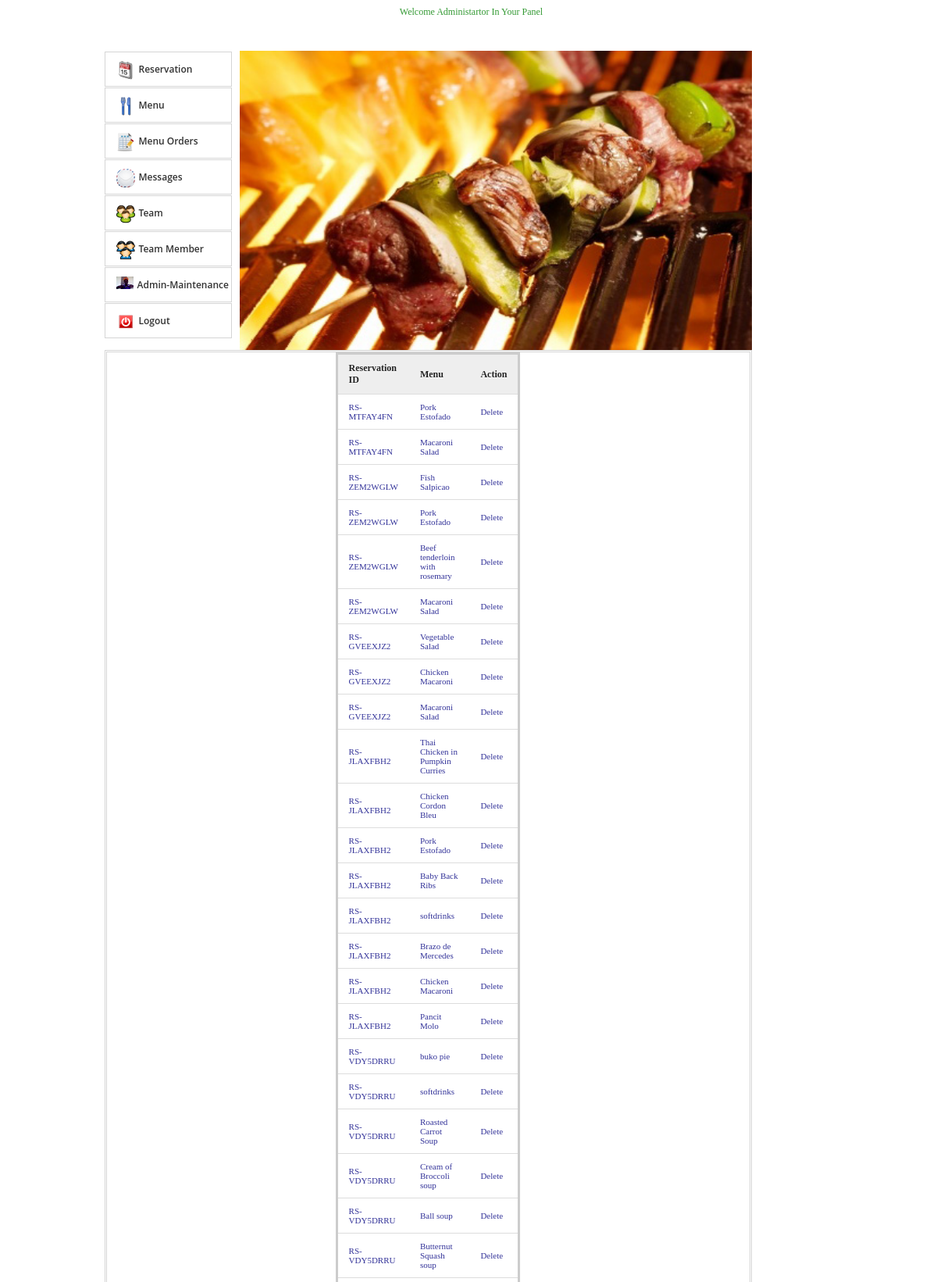
/admin/menuorders.php (signed in, upper part), run on the app's committed database.
### tables this page shows
CREATE TABLE IF NOT EXISTS `menu_res` (
  `id` int(11) NOT NULL,
  `res_id` varchar(100) NOT NULL,
  `menu` varchar(100) NOT NULL,
  `price` varchar(100) NOT NULL
);

CREATE TABLE IF NOT EXISTS `menu` (
  `id` int(11) NOT NULL,
  `mcat` varchar(100) NOT NULL,
  `scat` varchar(100) NOT NULL,
  `name` varchar(100) NOT NULL,
  `description` varchar(500) NOT NULL,
  `price` varchar(10) NOT NULL,
  `image` varchar(100) NOT NULL
);

### admin/menuorders.php (the view, shortened to what this page needs)
<html>
<head>
<link rel="stylesheet" href="admin.css">
<link href="src/facebox.css" media="screen" rel="stylesheet" type="text/css" />
</head>
<body>
	<div>
		<center><marquee behavior="alternate"><p style="font-family:'Bauhaus 93'">Welcome Administartor In Your Panel</p></marquee></center>
</div>
	<div class="container  clearfix">
		<div class="one-third1 column">
			<ul>
				<li><a href="index.php"><img alt="" src="img/home.png"><span>Reservation</span></a></li>
				<li><a href="menu.php"><img alt="" src="img/page.png"><span>Menu</span></a></li>
				<li><a href="menuorders.php"><img alt="" src="img/menuorder.png"><span>Menu Orders</span></a></li>
				<li><a href="suggestions.php"><img alt="" src="img/mesage.png"><span>Messages</span></a></li>
				<li><a href="team.php"><img alt="" src="img/team.png"><span>Team</span></a></li>
				<li><a href="teammember.php"><img alt="" src="img/user.png"><span>Team Member</span></a></li>
				<?php
				$jhjh=$_SESSION['POWER'];
				if($jhjh==1){
				?>
				<li><a href="adminaccount.php"><img alt="" src="img/userpic.png"><span>Admin-Maintenance</span></a></li>
				<?php
				}
				?>
				<li><a href="../index.php"><img alt="" src="img/logout.png"><span>Logout</span></a></li>
			</ul>
		</div>
        <img src="../Images/Hall/bbq-catering-2.jpg" width="656" height="383">
		<div class="two-thirds1 column">
			<div class="thewraper">
			 <center> <table id="resultTable" width="786" bgcolor="#FFFFFF" data-responsive="table">
				<thead>
					<tr>
						<th width="20%"> Reservation ID </th>
						<th width="60%"> Menu </th>
						<th width="20%"> Action </th>
					</tr>
				</thead>
				<tbody>
					<?php
						include('../connect.php');
						$result = $db->prepare("SELECT * FROM menu_res ORDER BY id DESC");
						$result->execute();
						for($i=0; $row = $result->fetch(); $i++){
					?>
					<tr class="record">
						<td><?php echo $row['res_id']; ?></td>
						<td><?php
						$menumenu=$row['menu'];
						$results = $db->prepare("SELECT * FROM menu WHERE id= :userid");
						$results->bindParam(':userid', $menumenu);
						$results->execute();
						for($i=0; $rows = $results->fetch(); $i++){
						echo $rows['name'];
						}
						?></td>
						<td><a id="<?php echo $row['id']; ?>" class="delbutton" title="Click To Delete">Delete</a></td>
					</tr>
					<?php
						}
					?>
				</tbody>
			</table></center>
		  </div>
		</div>
	</div>
</body>
</html>

### admin/admin.css (style rules this page uses)
* { -moz-transition: width 1s ease-in-out, left 1.5s ease-in-out; -webkit-transition: width 1s ease-in-out, left 1.5s ease-in-out; -moz-transition: width 1s ease-in-out, left 1.5s ease-in-out; -o-transition: width 1s ease-in-out, left 1.5s ease-in-out; transition: width 1s ease-in-out, left 1.5s ease-in-out; }
body { margin-right: 1; color:#393; font-family:"Times New Roman", Times, serif; font-size: 12px; }
.one-third1 ul { height: auto; margin: 0; padding: 0; list-style: none outside none; }
.one-third1 ul li { margin-top: 1px; position: relative; line-height: 20px; }
.one-third1 ul li a { border: 1px solid #D5D5D5; color: #333333; display: block; font-family: 'Open Sans',sans-serif; font-size: 12px; font-weight: 600; padding: 11px 14px; text-decoration: none; }
.one-third1 ul li a img { float: left; margin-right: 5px; }
.one-third1 ul li a span { display: block; white-space: nowrap; margin-top: 1px; }
table { border-collapse:inherit; background-color:#F60; border-spacing: 0; max-width: 5; }
#resultTable { width: 40px; height: 50px; color:#339; text-shadow: 0 1px 0 #FFFFFF; width: 1; border: solid #CCCCCC; box-shadow: 0 5px 5px -5px rgba(0, 0, 0, 0.3); font-size:24px; }
#resultTable thead tr th { background: none repeat scroll 0 0 #EEEEEE; color: #222222; padding: 10px 14px; text-align: left; border-top: 0 none; font-size: 12px; }
#resultTable tbody tr td { background-color: #FFFFFF; font-size: 11px; text-align: left; padding: 10px 14px; border-top: 1px solid #DDDDDD; }
.container .column, .container .columns { float: left; display: inline; margin-left: 10px; margin-right: 10px; }
.container { position: relative; width: 960px; margin: 0 auto; padding: 30; }
.container .one-third1.column { width: 163px; }
.container .two-thirds1.column { width: 823px; border: double #D5D5D5; padding-bottom: 20px; }
.thewraper { margin: 0 20px; }
.container:after { content: "\0020"; display: block; height: 0; clear: both; visibility: hidden; }
.clearfix:before, .clearfix:after, .row:before, .row:after { content: '\0020'; display: block; overflow: hidden; visibility: hidden; width: 0; height: 0; }
.row:after, .clearfix:after { clear: both; }
.row, .clearfix { zoom: 1; }

### data on the page
menu_res: res "RS-MTFAY4FN"
menu: name "Pork Estofado"
menu_res: res "RS-MTFAY4FN"
menu: name "Macaroni Salad"
menu_res: res "RS-ZEM2WGLW"
menu: name "Fish Salpicao"
menu_res: res "RS-ZEM2WGLW"
menu_res: res "RS-ZEM2WGLW"
menu: name "Beef tenderloin with rosemary"
menu_res: res "RS-ZEM2WGLW"
menu_res: res "RS-GVEEXJZ2"
menu: name "Vegetable Salad"
menu_res: res "RS-GVEEXJZ2"
menu: name "Chicken Macaroni"
menu_res: res "RS-GVEEXJZ2"
menu_res: res "RS-JLAXFBH2"
menu: name "Thai Chicken in Pumpkin Curries"
menu_res: res "RS-JLAXFBH2"
menu: name "Chicken Cordon Bleu"
menu_res: res "RS-JLAXFBH2"
menu_res: res "RS-JLAXFBH2"
menu: name "Baby Back Ribs"
menu_res: res "RS-JLAXFBH2"
menu: name "softdrinks"
menu_res: res "RS-JLAXFBH2"
menu: name "Brazo de Mercedes"
menu_res: res "RS-JLAXFBH2"
menu_res: res "RS-JLAXFBH2"
menu: name "Pancit Molo"
menu_res: res "RS-VDY5DRRU"
menu: name "buko pie"
menu_res: res "RS-VDY5DRRU"
menu: name "softdrinks"
menu_res: res "RS-VDY5DRRU"
menu: name "Roasted Carrot Soup"
menu_res: res "RS-VDY5DRRU"
menu: name "Cream of Broccoli soup"
menu_res: res "RS-VDY5DRRU"
menu: name "Ball soup"
menu_res: res "RS-VDY5DRRU"
menu: name "Butternut Squash soup"
